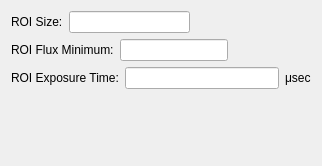
<?xml version="1.0" encoding="UTF-8"?>
<ui version="4.0">
 <class>VimbaCameraConfigForm</class>
 <widget class="QWidget" name="VimbaCameraConfigForm">
  <property name="geometry">
   <rect>
    <x>0</x>
    <y>0</y>
    <width>322</width>
    <height>166</height>
   </rect>
  </property>
  <property name="windowTitle">
   <string>Form</string>
  </property>
  <layout class="QGridLayout" name="gridLayout">
   <item row="0" column="0">
    <layout class="QHBoxLayout" name="horizontalLayout_3">
     <item>
      <widget class="QLabel" name="roiSizeLabel">
       <property name="text">
        <string>ROI Size:</string>
       </property>
       <property name="buddy">
        <cstring>roiSizeLineEdit</cstring>
       </property>
      </widget>
     </item>
     <item>
      <widget class="QLineEdit" name="roiSizeLineEdit"/>
     </item>
     <item>
      <spacer name="horizontalSpacer">
       <property name="orientation">
        <enum>Qt::Horizontal</enum>
       </property>
       <property name="sizeHint" stdset="0">
        <size>
         <width>40</width>
         <height>20</height>
        </size>
       </property>
      </spacer>
     </item>
    </layout>
   </item>
   <item row="1" column="0">
    <layout class="QHBoxLayout" name="horizontalLayout_2">
     <item>
      <widget class="QLabel" name="roiFluxMinLabel">
       <property name="text">
        <string>ROI Flux Minimum:</string>
       </property>
       <property name="buddy">
        <cstring>roiFluxMinLineEdit</cstring>
       </property>
      </widget>
     </item>
     <item>
      <widget class="QLineEdit" name="roiFluxMinLineEdit"/>
     </item>
     <item>
      <spacer name="horizontalSpacer_2">
       <property name="orientation">
        <enum>Qt::Horizontal</enum>
       </property>
       <property name="sizeHint" stdset="0">
        <size>
         <width>40</width>
         <height>20</height>
        </size>
       </property>
      </spacer>
     </item>
    </layout>
   </item>
   <item row="2" column="0">
    <layout class="QHBoxLayout" name="horizontalLayout">
     <item>
      <widget class="QLabel" name="roiExposureTimeLabel">
       <property name="text">
        <string>ROI Exposure Time:</string>
       </property>
       <property name="buddy">
        <cstring>roiExposureTimeLineEdit</cstring>
       </property>
      </widget>
     </item>
     <item>
      <widget class="QLineEdit" name="roiExposureTimeLineEdit"/>
     </item>
     <item>
      <widget class="QLabel" name="roiExposureTimeUnits">
       <property name="text">
        <string>&lt;html&gt;&lt;head/&gt;&lt;body&gt;&lt;p&gt;&amp;#956;sec&lt;/p&gt;&lt;/body&gt;&lt;/html&gt;</string>
       </property>
       <property name="textFormat">
        <enum>Qt::RichText</enum>
       </property>
      </widget>
     </item>
    </layout>
   </item>
   <item row="3" column="0">
    <spacer name="verticalSpacer">
     <property name="orientation">
      <enum>Qt::Vertical</enum>
     </property>
     <property name="sizeHint" stdset="0">
      <size>
       <width>20</width>
       <height>40</height>
      </size>
     </property>
    </spacer>
   </item>
  </layout>
 </widget>
 <resources/>
 <connections/>
</ui>
